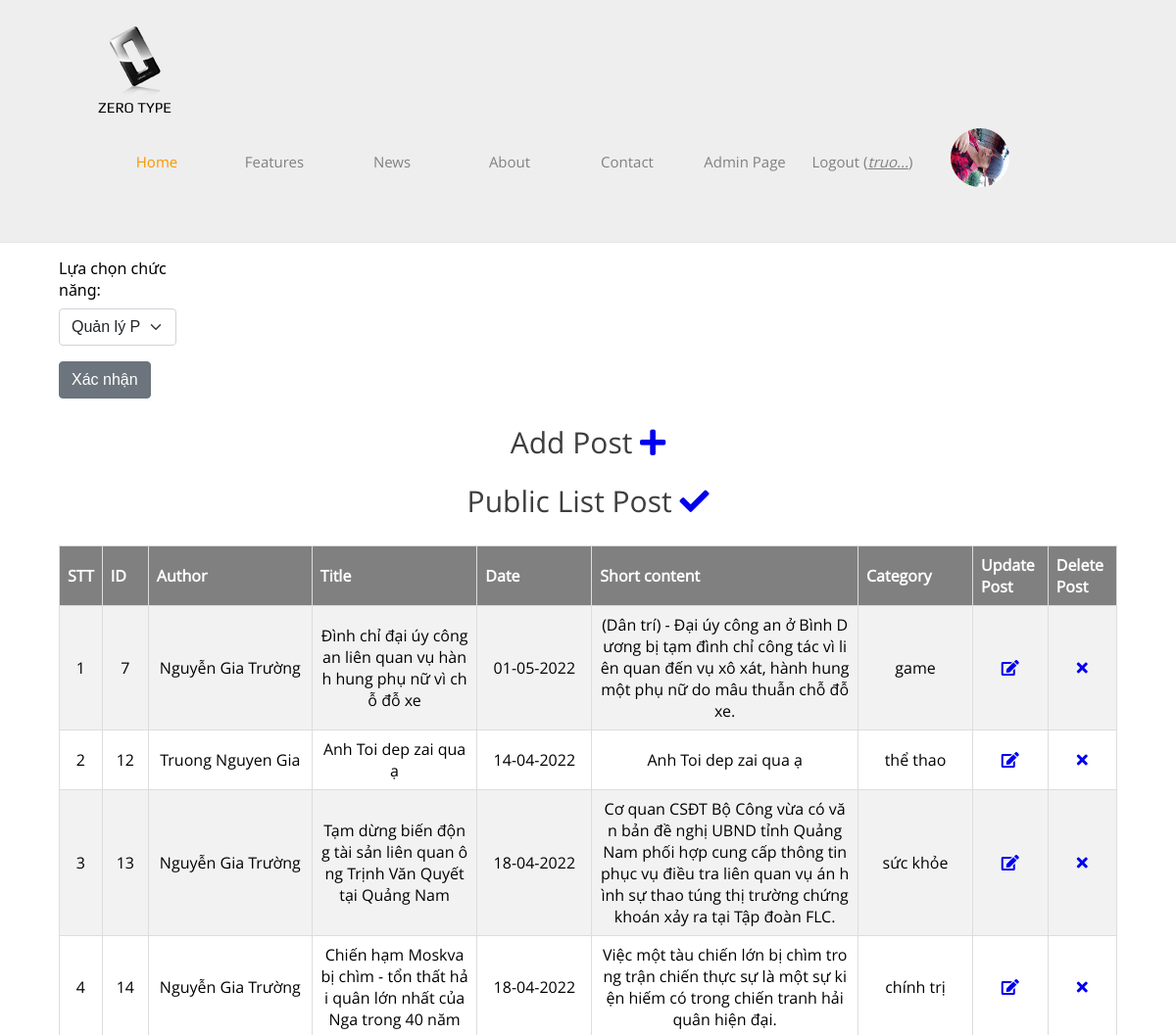
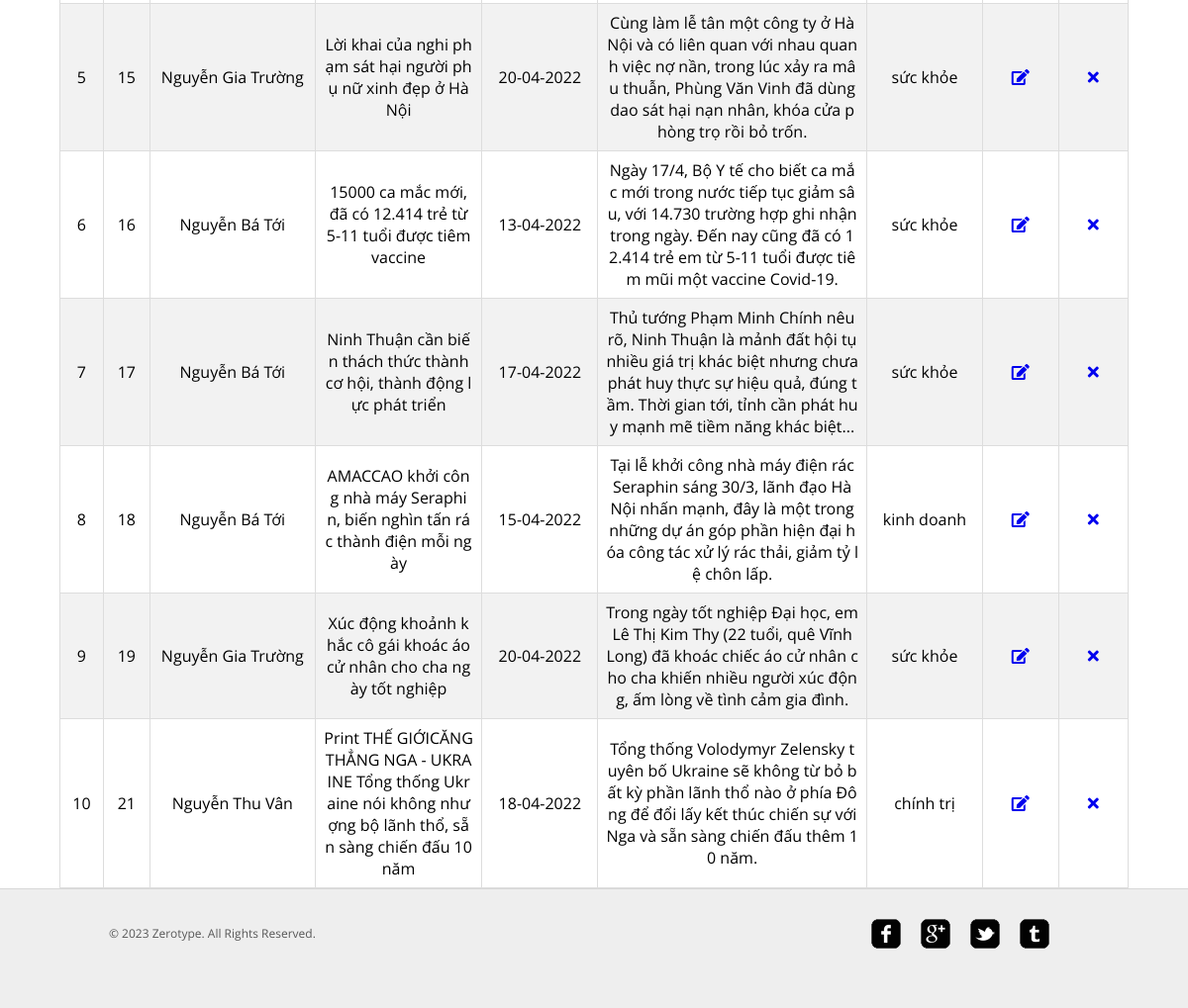
Screenshot of /admin.php (signed in) with the database file from the repository (2 pictures, top to bottom).
### tables this page shows
CREATE TABLE `user` (
  `id` int(11) NOT NULL,
  `email` varchar(100) NOT NULL,
  `username` varchar(100) NOT NULL,
  `password` varchar(100) NOT NULL,
  `avatar` varchar(255) NOT NULL,
  `fullname` varchar(255) NOT NULL,
  `gender` varchar(6) NOT NULL,
  `favorite` varchar(255) NOT NULL,
  `role` varchar(5) NOT NULL
);

CREATE TABLE `news` (
  `id` int(11) NOT NULL,
  `author` int(11) NOT NULL,
  `title` varchar(255) NOT NULL,
  `date` date NOT NULL,
  `short_content` text NOT NULL,
  `long_content` text NOT NULL,
  `status` int(11) NOT NULL,
  `category_id` int(11) NOT NULL
);

CREATE TABLE `category` (
  `id` int(11) NOT NULL,
  `name` varchar(255) NOT NULL
);

### controll.php (called while the page is built, shortened)
<?php
include('connect.php');
class AbstractQuery{
    public function convertShortContent($content){
        return strlen($content) < 4 ? $content : substr($content,0,4)."...";
    }
    public function loginGetValue($username,$password){
        global $conn;
        $sql="select * from user where username = '$username' and password = '$password'";
        $run = mysqli_query($conn,$sql);
        return $run;
    }
    public function loginWithCookie(){
        if(isset($_COOKIE['username']) && isset($_COOKIE['password'])) {
            $username= $_COOKIE['username'];
            $password= $_COOKIE['password'];
            $run = $this->loginGetValue($username,$password);
            return $run->num_rows > 0 ? $run : null;
        }
        return null;
    }
    public function getAllNews(){
        global $conn;
        $sql="select * from news where status=1";
        $run = mysqli_query($conn,$sql);
        return $run;
    }
    public function getFullNameFromUserId($id){
        global $conn;
        $sql="select fullname from user where id=$id";
        $run = mysqli_query($conn,$sql);
        while($row = $run->fetch_assoc()) {
            return $row['fullname'];
        }
        return null;
    }
    public function getCategoryById($id){
        global $conn;
        $sql= "select * from category where id = $id";
        $run = mysqli_query($conn,$sql);
        return $run->fetch_assoc();
    }
}
?>

### filteradmin.php (called while the page is built, shortened)
<?php
$query = new AbstractQuery();
?>

### admin.php (the view, shortened to what this page needs)
<!DOCTYPE HTML>
<html>
<head>
	<link rel="stylesheet" href="https://pro.fontawesome.com/releases/v5.15.4/css/all.css">
	<link rel="stylesheet" href="css/style.css" type="text/css">
	<link rel="stylesheet" href="css/style2.css" type="text/css">
	<link rel="stylesheet" href="css/styleform.css" type="text/css">
</head>
<body>
	<div id="header">
		<div>
			<div class="logo">
				<a href="index.php">Zero Type</a>
			</div>
			<ul id="navigation">
				<li class="active">
					<a href="index.php">Home</a>
				</li>
				<li>
					<a href="features.php">Features</a>
				</li>
				<li>
					<a href="news.php">News</a>
				</li>
				<li>
					<a href="about.php">About</a>
				</li>
				<li>
					<a href="contact.php">Contact</a>
				</li>
				<?php
				include("filterwithcookie.php");
				include("filteradmin.php");
				?>
				<li>
				<div class="avatar">
                    <?php
                    global $query;
                    $run = $query->loginGetValue($_COOKIE['username'],$_COOKIE['password']);
                        if($run->num_rows > 0){
                            $row = $run->fetch_assoc();
                            echo "<a href='/zerotype/profile/updateProfile.php'><img src=".$row['avatar']." width='60' height='60' style='border-radius:50%;'></a>";
                        }
                    ?>
				</div>
				</li>
			</ul>
		</div>
	</div>
		<div class="menu-choice">
			<form style="width:10%; margin:15px 5%;" method="POST" enctype="multipart/form-data" id="HDpro">
				<label>Lựa chọn chức năng: </label>
				<select class="form-select" class="form-control" name="manager_choice">
					<option selected value="managePost">Quản lý Post</option>
				</select>
				<input type="submit"name="submit_manager_choice" value="Xác nhận">
			</form>
		</div>
		<center><h1 style="margin-top:30px;">Add Post <a href="/zerotype/post/addPost.php"><i class="fas fa-plus"></i></a></h1></center>
		<center><h1>Public List Post <a href="/zerotype/post/privatePost.php"><i class="fas fa-check"></i></a></h1></center>
			<table id="post">
					<tr>
						<th>STT</th>
						<th style="min-width:30px">ID</th>
						<th style="min-width:150px">Author</th>
						<th>Title</th>
						<th style="min-width:100px">Date</th>
						<th>Short content</th>
						<th style="min-width:100px">Category</th>
						<th>Update Post</th>
						<th>Delete Post</th>
					</tr>
					<?php
						global $query;
						$posts = $query->getAllNews();
						$i=1;
						foreach($posts as $post){
					?>
					<tr>
						<td><?php echo $i++; ?></td>
						<td><?php echo $post['id'] ?></td>
						<td><?php echo $query->getFullNameFromUserId($post['author']) ?></td>
						<td><?php echo $post['title'] ?></td>
						<td><?php echo date_format(date_create($post['date']), 'd-m-Y') ?></td>
						<td><?php echo $post['short_content'] ?></td>
						<td><?php echo $query->getCategoryById($post['category_id'])['name']?></td>
						<td><a href="./post/updatePost.php?id=<?php echo $post['id'] ?>" ><i class="fas fa-edit"></i></a></td>
						<td><a href="./post/deletePost.php?id=<?php echo $post['id'] ?>" onclick="return confirm('Bạn có muốn xóa không?');"><i class="fas fa-times"></i></a></td>
					</tr>
					<?php } ?>
			</table>
	<div id="footer">
		<div class="clearfix">
			<div id="connect">
				<a href="http://freewebsitetemplates.com/go/facebook/" target="_blank" class="facebook"></a><a href="http://freewebsitetemplates.com/go/googleplus/" target="_blank" class="googleplus"></a><a href="http://freewebsitetemplates.com/go/twitter/" target="_blank" class="twitter"></a><a href="http://www.freewebsitetemplates.com/misc/contact/" target="_blank" class="tumbler"></a>
			</div>
			<p>
				© 2023 Zerotype. All Rights Reserved.
			</p>
		</div>
	</div>
</body>
</html>

### filterwithcookie.php
<?php
include("controll.php");
$query = new AbstractQuery();
$checkCookie = $query->loginWithCookie();
if($checkCookie != null){
    while($row = $checkCookie->fetch_assoc()) {
        if($row['role']=="ADMIN"){
            echo '<li>
            <a href="/zerotype/admin.php">Admin Page</a>
            </li>';
        }
        echo '<li>
        <a href="/zerotype/logoutcookie.php">Logout (<u><i>'.$query->convertShortContent($row['username']).'</i></u>)</a>
        </li>
        <style>
        #register,#login{
            display: none;
        }
        </style>';
        break;
    }
}
else
    header('Location: login.php');
?>

### css/style.css (style rules this page uses)
body { background-color: #fff; font-family: 'OpenSans'; margin: 0; }
img { border: 0; }
.clearfix:after, #contents:after { clear: both; content: ""; display: block; height: 1%; line-height: 0; visibility: hidden; }
#header { background-color: #eee; border-bottom: 1px solid #e6e6e6; padding: 27px 0; }
#header>div, #footer>div { width: 920px; margin: 0 auto; padding: 0 20px; }
#header .logo { float: left; margin-right: 20px; }
#header .logo a { background: url(../images/logo.png) no-repeat center top; color: #000; display: block; font: 15px/30px 'Play'; height: 20px; width: 76px; padding-top: 68px; text-decoration: none; text-transform: uppercase; }
#navigation { display: inline-block; list-style: none; line-height: 100px; margin: 0; padding: 0; }
#navigation li { float: left; width: 160px; text-align: center; }
#navigation li a { color: #818181; font-size: 15px; line-height: 30px; text-decoration: none; }
#navigation li.active a { color: #f99600; }
h1 { color: #3e3e3e; font-size: 30px; font-weight: normal; line-height: 30px; margin: 0 0 30px; }
p { color: #585858; font-size: 16px; line-height: 24px; margin: 0 0 30px; }
#footer { background-color: #eee; border-top: 1px solid #d8d8d8; padding: 30px 0; }
#footer p { font-size: 12px; line-height: 30px; padding-left: 10px; }
#connect { float: right; display: inline-block; margin-right: 30px; }
#connect a { background: url(../images/icons.png) no-repeat; display: inline-block; height: 30px; width: 30px; margin: 0 10px; }
#connect a.googleplus { background-position: 0 -40px; }
#connect a.twitter { background-position: 0 -80px; }
#connect a.tumbler { background-position: 0 -120px; }

### css/style2.css (style rules this page uses)
#navigation li { float: left; width: 120px; text-align: center; }
#header>div, #footer>div { width: 1000px; margin: 0 auto; padding: 0 20px; }

### css/styleform.css (style rules this page uses)
.form-select { display:block;width:100%;padding:.375rem 2.25rem .375rem .75rem;-moz-padding-start:calc(0.75rem - 3px);font-size:1rem;font-weight:400;line-height:1.5;color:#212529;background-color:#fff;background-repeat:no-repeat;background-position:right .75rem center;background-size:16px 12px;border:1px solid #ced4da;border-radius:.25rem;transition:border-color .15s ease-in-out,box-shadow .15s ease-in-out;-webkit-appearance:none;-moz-appearance:none;appearance:none }
#HDpro { font-family:system-ui,-apple-system,"Segoe UI",Roboto,"Helvetica Neue",Arial,"Noto Sans","Liberation Sans",sans-serif,"Apple Color Emoji","Segoe UI Emoji","Segoe UI Symbol","Noto Color Emoji" }
#HDpro label { display:inline-block;margin-bottom:.5rem }
#HDpro input[type="text"],#HDpro input[type="password"],#HDpro input[type="number"],#HDpro input[type="email"],#HDpro input[type="file"],#HDpro select { margin-bottom:1rem }
#HDpro input[type="submit"] { display:inline-block;font-weight:400;line-height:1.5;color:#212529;text-align:center;text-decoration:none;vertical-align:middle;cursor:pointer;-webkit-user-select:none;-moz-user-select:none;user-select:none;background-color:transparent;border:1px solid transparent;padding:.375rem .75rem;font-size:1rem;border-radius:.25rem;transition:color .15s ease-in-out,background-color .15s ease-in-out,border-color .15s ease-in-out,box-shadow .15s ease-in-out;cursor:pointer;color:#fff;background-color:#6c757d;border-color:#6c757d }

### admin.php (style rules this page uses)
#header>div, #footer>div { width: 1000px; }
.avatar { width: 100%; height: 100px; display: flex; justify-content: center; align-items: center; }
table, th, td { border:1px solid black; text-align: center; }
td { word-break: break-all; }
#post { border-collapse: collapse; width: 90%; margin: 0 auto; }
#post td, #post th { border: 1px solid #ddd; padding: 8px; }
#post tr:nth-child(even) { background-color: #f2f2f2; }
#post th { text-align: left; background-color: grey; color: white; }

### rows the page displays
user: role "Admin Page", username "truo...", avatar (picture)
news: id "7", author.fullname "Nguyễn Gia Trường", title "Đình chỉ đại úy công an liên quan vụ hành hung phụ nữ vì chỗ đỗ xe", date "01-05-2022", short_content "(Dân trí) - Đại úy công an ở Bình Dương bị tạm đình chỉ công tác vì liên quan đến vụ xô xát, hành hung một phụ nữ do mâu thuẫn chỗ đỗ xe.", category.name "game"
news: id "12", author.fullname "Truong Nguyen Gia", title "Anh Toi dep zai qua ạ", date "14-04-2022", short_content "Anh Toi dep zai qua ạ", category.name "thể thao"
news: id "13", author.fullname "Nguyễn Gia Trường", title "Tạm dừng biến động tài sản liên quan ông Trịnh Văn Quyết tại Quảng Nam", date "18-04-2022", short_content "Cơ quan CSĐT Bộ Công vừa có văn bản đề nghị UBND tỉnh Quảng Nam phối hợp cung cấp thông tin phục vụ điều tra liên quan vụ án hình sự thao túng thị trường chứng khoán xảy ra tại Tập đoàn FLC.", category.name "sức khỏe"
news: id "14", author.fullname "Nguyễn Gia Trường", title "Chiến hạm Moskva bị chìm - tổn thất hải quân lớn nhất của Nga trong 40 năm", date "18-04-2022", short_content "Việc một tàu chiến lớn bị chìm trong trận chiến thực sự là một sự kiện hiếm có trong chiến tranh hải quân hiện đại.", category.name "chính trị"
news: id "15", author.fullname "Nguyễn Gia Trường", title "Lời khai của nghi phạm sát hại người phụ nữ xinh đẹp ở Hà Nội", date "20-04-2022", short_content "Cùng làm lễ tân một công ty ở Hà Nội và có liên quan với nhau quanh việc nợ nần, trong lúc xảy ra mâu thuẫn, Phùng Văn Vinh đã dùng dao sát hại nạn nhân, khóa cửa phòng trọ rồi bỏ trốn.", category.name "sức khỏe"
news: id "16", author.fullname "Nguyễn Bá Tới", title "15000 ca mắc mới, đã có 12.414 trẻ từ 5-11 tuổi được tiêm vaccine", date "13-04-2022", short_content "Ngày 17/4, Bộ Y tế cho biết ca mắc mới trong nước tiếp tục giảm sâu, với 14.730 trường hợp ghi nhận trong ngày. Đến nay cũng đã có 12.414 trẻ em từ 5-11 tuổi được tiêm mũi một vaccine Covid-19.", category.name "sức khỏe"
news: id "17", author.fullname "Nguyễn Bá Tới", title "Ninh Thuận cần biến thách thức thành cơ hội, thành động lực phát triển", date "17-04-2022", short_content "Thủ tướng Phạm Minh Chính nêu rõ, Ninh Thuận là mảnh đất hội tụ nhiều giá trị khác biệt nhưng chưa phát huy thực sự hiệu quả, đúng tầm. Thời gian tới, tỉnh cần phát huy mạnh mẽ tiềm năng khác biệt...", category.name "sức khỏe"
news: id "18", author.fullname "Nguyễn Bá Tới", title "AMACCAO khởi công nhà máy Seraphin, biến nghìn tấn rác thành điện mỗi ngày", date "15-04-2022", short_content "Tại lễ khởi công nhà máy điện rác Seraphin sáng 30/3, lãnh đạo Hà Nội nhấn mạnh, đây là một trong những dự án góp phần hiện đại hóa công tác xử lý rác thải, giảm tỷ lệ chôn lấp.", category.name "kinh doanh"
news: id "19", author.fullname "Nguyễn Gia Trường", title "Xúc động khoảnh khắc cô gái khoác áo cử nhân cho cha ngày tốt nghiệp", date "20-04-2022", short_content "Trong ngày tốt nghiệp Đại học, em Lê Thị Kim Thy (22 tuổi, quê Vĩnh Long) đã khoác chiếc áo cử nhân cho cha khiến nhiều người xúc động, ấm lòng về tình cảm gia đình.", category.name "sức khỏe"
news: id "21", author.fullname "Nguyễn Thu Vân", title "Print THẾ GIỚICĂNG THẲNG NGA - UKRAINE Tổng thống Ukraine nói không nhượng bộ lãnh thổ, sẵn sàng chiến đấu 10 năm", date "18-04-2022", short_content "Tổng thống Volodymyr Zelensky tuyên bố Ukraine sẽ không từ bỏ bất kỳ phần lãnh thổ nào ở phía Đông để đổi lấy kết thúc chiến sự với Nga và sẵn sàng chiến đấu thêm 10 năm.", category.name "chính trị"
